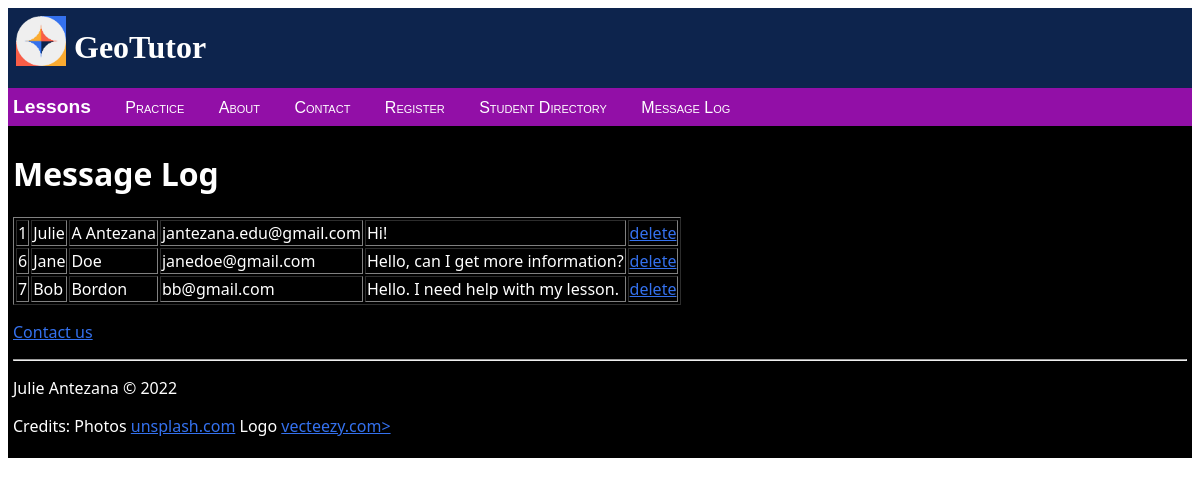
/contacts/, run on the app's committed database.
### geometry/models.py (models this page shows)
class Contacts(models.Model):
  firstname = models.CharField(max_length=255)
  lastname = models.CharField(max_length=255)
  email = models.EmailField(max_length=255)
  textarea = models.TextField(max_length=600)

### geometry/views.py (the view)
# urls.py: path("contacts/", views.contacts, name='contacts'),
def contacts(request):
  mycontacts = Contacts.objects.all().values()
  template = loader.get_template('geometry/contacts.html')
  context = {
    'mycontacts': mycontacts,
  }
  return HttpResponse(template.render(context, request))

### geometry/templates/geometry/contacts.html (shortened to what this page needs)
{% extends "geometry/layout.html" %}
{% block content %}
<h1>Message Log</h1>
<table border="1">
{% for x in mycontacts %}
<tr>
<td>{{ x.id }}</td>
<td>{{ x.firstname }}</td>
<td>{{ x.lastname }}</td>
<td>{{ x.email }}</td>
<td>{{ x.textarea }}</td>
<td><a href="delete/{{ x.id }}">delete</a></td>
</tr>
{% endfor %}
</table>
<p>
  <a href="{% url 'contact' %}">Contact us</a>
</p>
{% endblock %}

### geometry/static/geometry/site.css (style rules this page uses)
.body-content a { color: #3471ee; }

### data on the page
Contacts: id "1", firstname "Julie", lastname "A Antezana", email "jantezana.edu@gmail.com", textarea "Hi!"
Contacts: id "6", firstname "Jane", lastname "Doe", email "janedoe@gmail.com", textarea "Hello, can I get more information?"
Contacts: id "7", firstname "Bob", lastname "Bordon", email "bb@gmail.com", textarea "Hello. I need help with my lesson."
